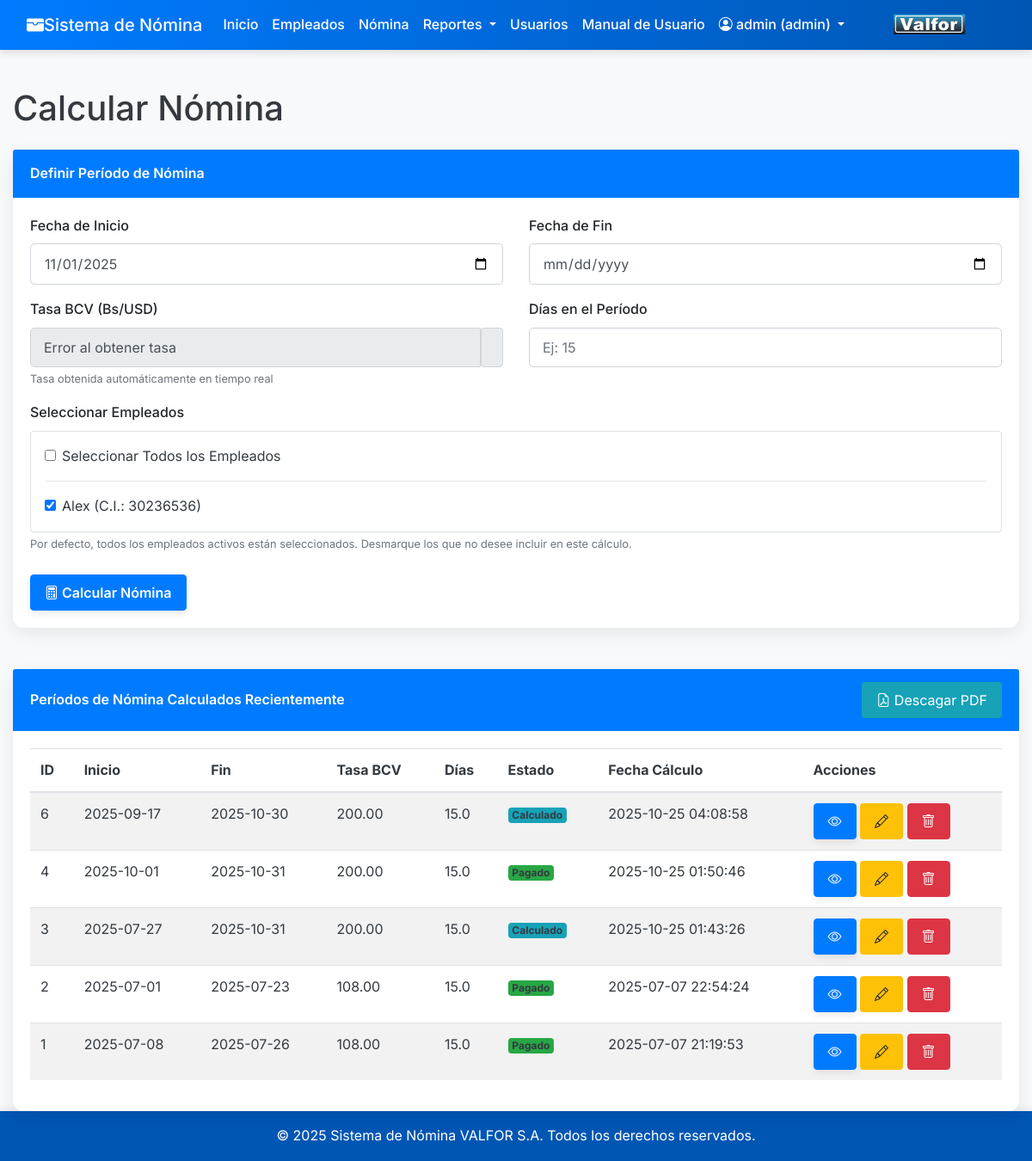
The app's page /public/payroll_calc.php (signed in), older data.
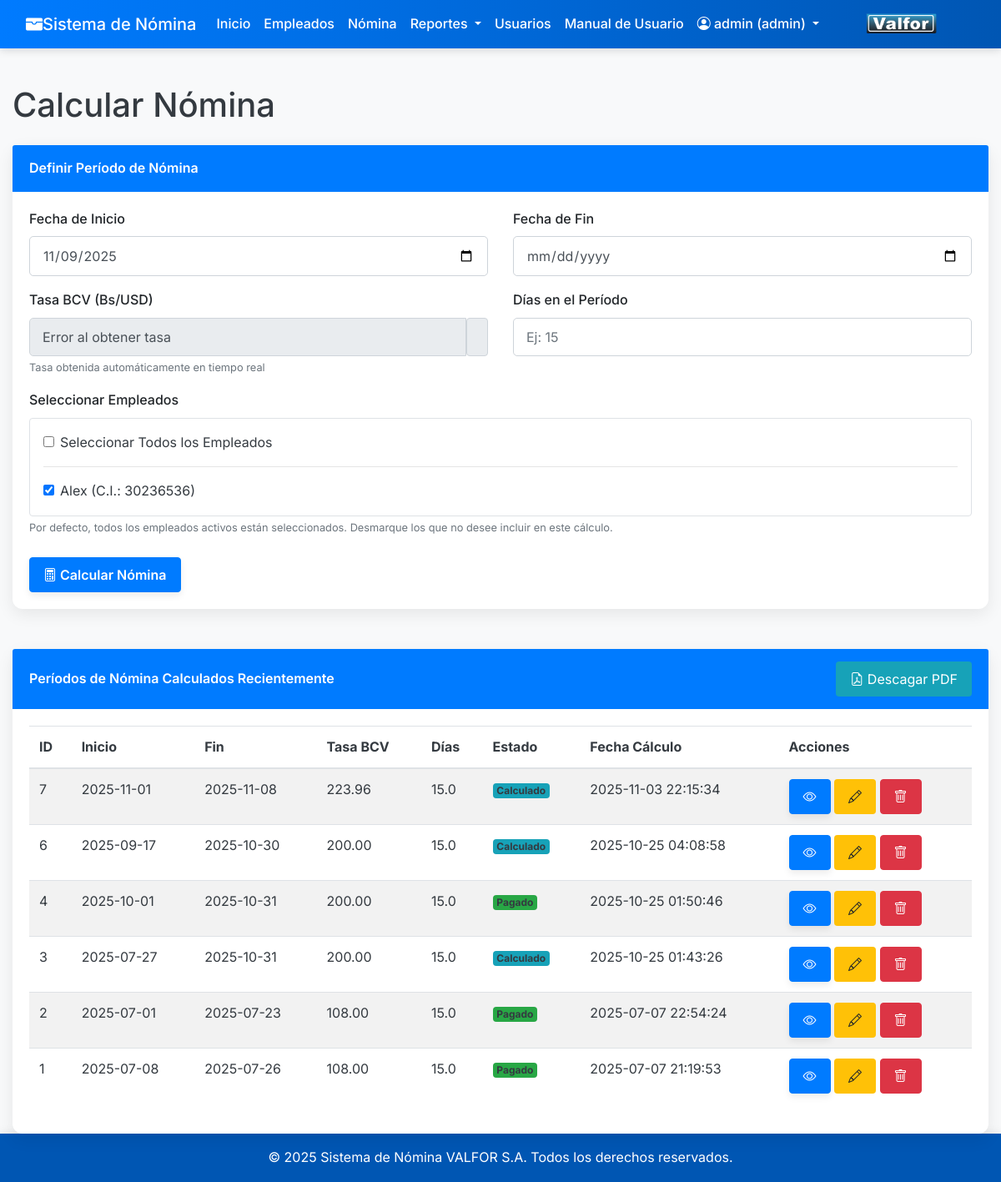
The same page, newer data.
### tables this page shows
CREATE TABLE `employees` (
  `id` int(11) NOT NULL,
  `cedula` varchar(20) NOT NULL,
  `full_name` varchar(255) NOT NULL,
  `fecha_ingreso` date NOT NULL,
  `cargo` varchar(100) NOT NULL,
  `salario_base_mensual_usd` decimal(10,2) NOT NULL,
  `is_active` tinyint(1) NOT NULL DEFAULT 1,
  `created_at` timestamp NOT NULL DEFAULT current_timestamp(),
  `updated_at` timestamp NOT NULL DEFAULT current_timestamp() ON UPDATE current_timestamp(),
  `photo_path` varchar(255) DEFAULT NULL
);

CREATE TABLE `payroll_periods` (
  `id` int(11) NOT NULL,
  `start_date` date NOT NULL,
  `end_date` date NOT NULL,
  `bcv_rate` decimal(10,4) NOT NULL,
  `days_in_period` decimal(4,1) NOT NULL,
  `status` enum('pendiente','calculado','pagado','cerrado') NOT NULL DEFAULT 'pendiente',
  `created_at` timestamp NOT NULL DEFAULT current_timestamp(),
  `updated_at` timestamp NOT NULL DEFAULT current_timestamp() ON UPDATE current_timestamp()
);

### includes/auth.php (called while the page is built, shortened)
<?php
function getBaseUrl() {
    $protocol = isset($_SERVER['HTTPS']) && $_SERVER['HTTPS'] === 'on' ? 'https://' : 'http://';
    $host = $_SERVER['HTTP_HOST'];
    $scriptName = $_SERVER['SCRIPT_NAME'];
    $basePath = '/payroll_system/public/';
    return $protocol . $host . $basePath;
}

### public/payroll_calc.php (the view, shortened to what the changed rows need)
<?php
require_once __DIR__ . '/../includes/auth.php';
$pdo = getDbConnection();
$last_period_end_date = '';
try {
$stmt = $pdo->query("SELECT MAX(end_date) AS last_end_date FROM payroll_periods WHERE status IN ('calculated', 'pagado', 'calculado', 'paid')");
    $result = $stmt->fetch();
    if ($result && $result['last_end_date']) {
        $last_period_end_date = date('Y-m-d', strtotime($result['last_end_date'] . ' +1 day'));
    }
} catch (PDOException $e) {
}
?>
<!DOCTYPE html>
<html lang="es">
<head>
    <link href="./assets/css/bootstrap.min.css" rel="stylesheet">
    <link rel="stylesheet" href="https://cdn.jsdelivr.net/npm/bootstrap-icons@1.11.3/font/bootstrap-icons.min.css">
    <link href="./assets/css/payroll_calc.css" rel="stylesheet">
</head>
<body>
    <?php include __DIR__ . '/../includes/header.php';  ?>
    <div class="container mt-4">
        <h1 class="mb-4">Calcular Nómina</h1>
        <div class="card mb-4">
            <div class="card-body">
                <form method="POST" action="">
                    <div class="row mb-3">
                        <div class="col-md-6">
                            <label for="start_date" class="form-label">Fecha de Inicio</label>
                            <input type="date" class="form-control" id="start_date" name="start_date" value="<?php echo htmlspecialchars($last_period_end_date); ?>" required>
                        </div>
                    </div>
                    <div class="row mb-3">
                        <div class="col-md-12">
                            <div class="border rounded p-3" style="max-height: 200px; overflow-y: auto;">
                                <?php
                                $employees = [];
                                try {
                                    $stmt = $pdo->query("SELECT id, cedula, full_name FROM employees WHERE is_active = 1 ORDER BY full_name ASC");
                                    $employees = $stmt->fetchAll();
                                } catch (PDOException $e) {
                                }
                                if (empty($employees)): ?>
                                    <div class="alert alert-warning" role="alert">
                                        No hay empleados activos registrados. <a href="<?php echo getBaseUrl(); ?>employees_form.php" target="_blank">Registrar empleados</a> primero.
                                    </div>
                                <?php else: ?>
                                    <?php foreach ($employees as $employee): ?>
                                        <div class="form-check">
                                            <input class="form-check-input employee-checkbox" type="checkbox" id="employee_<?php echo $employee['id']; ?>" name="selected_employees[]" value="<?php echo $employee['id']; ?>" checked>
                                            <label class="form-check-label" for="employee_<?php echo htmlspecialchars($employee['id']); ?>">
                                                <?php echo htmlspecialchars($employee['full_name']); ?> (C.I.: <?php echo htmlspecialchars($employee['cedula']); ?>)
                                            </label>
                                        </div>
                                    <?php endforeach; ?>
                                <?php endif; ?>
                            </div>
                        </div>
                    </div>
                </form>
            </div>
        </div>
        <div class="card mt-5">
            <div class="card-body">
                <?php
                $payroll_periods = [];
                try {
                    $stmt = $pdo->query("SELECT id, start_date, end_date, bcv_rate, days_in_period, status, created_at FROM payroll_periods ORDER BY created_at DESC LIMIT 10");
                    $payroll_periods = $stmt->fetchAll();
                } catch (PDOException $e) {
                    echo '<div class="alert alert-danger" role="alert">Error al cargar los períodos de nómina: ' . htmlspecialchars($e->getMessage()) . '</div>';
                }
                if (empty($payroll_periods)): ?>
                    <div class="alert alert-info" role="alert">
                        No se han calculado períodos de nómina aún.
                    </div>
                <?php else: ?>
                    <div class="table-responsive">
                        <table class="table table-hover table-striped">
                            <thead>
                                <tr>
                                    <th>ID</th>
                                    <th>Inicio</th>
                                    <th>Fin</th>
                                    <th>Tasa BCV</th>
                                    <th>Días</th>
                                    <th>Estado</th>
                                    <th>Fecha Cálculo</th>
                                    <th>Acciones</th>
                                </tr>
                            </thead>
                            <tbody>
                                <?php foreach ($payroll_periods as $period): ?>
                                    <tr>
                                        <td><?php echo htmlspecialchars($period['id']); ?></td>
                                        <td><?php echo htmlspecialchars($period['start_date']); ?></td>
                                        <td><?php echo htmlspecialchars($period['end_date']); ?></td>
                                        <td><?php echo number_format($period['bcv_rate'], 2); ?></td>
                                        <td><?php echo htmlspecialchars($period['days_in_period']); ?></td>
                                        <td>
                                            <?php
                                            $badge_class = 'bg-secondary';
                                            $display_status = '';
                                            $status_from_db = $period['status'];
                                            if (empty($status_from_db)) {
                                                $display_status = 'Pendiente';
                                                $badge_class = 'bg-warning text-dark';
                                            } else {
                                                switch ($status_from_db) {
                                                    case 'calculated':
                                                    case 'calculado':
                                                        $badge_class = 'bg-info';
                                                        $display_status = 'Calculado';
                                                        break;
                                                    case 'paid':
                                                    case 'pagado':
                                                        $badge_class = 'bg-success';
                                                        $display_status = 'Pagado';
                                                        break;
                                                }
                                            }
                                            ?>
                                            <span class="badge <?php echo $badge_class; ?>"><?php echo htmlspecialchars($display_status); ?></span>
                                        </td>
                                        <td><?php echo htmlspecialchars($period['created_at']); ?></td>
                                        <td>
                                            <a href="<?php echo getBaseUrl(); ?>payroll_details.php?period_id=<?php echo $period['id']; ?>" class="btn btn-sm btn-primary me-1" title="Ver Detalles">
                                                <i class="bi bi-eye"></i>
                                            </a>
                                            <button type="button" class="btn btn-sm btn-warning me-1" title="Editar Nómina" onclick="openEditModal(<?php echo $period['id']; ?>, '<?php echo htmlspecialchars($period['start_date']); ?>', '<?php echo htmlspecialchars($period['end_date']); ?>', '<?php echo htmlspecialchars($period['bcv_rate']); ?>', '<?php echo htmlspecialchars($period['days_in_period']); ?>', '<?php echo htmlspecialchars($period['status']); ?>')">
                                                <i class="bi bi-pencil"></i>
                                            </button>
                                            <button type="button" class="btn btn-sm btn-danger" title="Eliminar Nómina" onclick="openDeleteModal(<?php echo $period['id']; ?>, '<?php echo htmlspecialchars($period['start_date']); ?>', '<?php echo htmlspecialchars($period['end_date']); ?>', '<?php echo htmlspecialchars($display_status); ?>')">
                                                <i class="bi bi-trash"></i>
                                            </button>
                                        </td>
                                    </tr>
                                <?php endforeach; ?>
                            </tbody>
                        </table>
                    </div>
                <?php endif; ?>
            </div>
        </div>
    </div>
    <?php include __DIR__ . '/../includes/footer.php';  ?>
</body>
</html>

Row changes from the older to the newer data that the page shows:
added payroll_periods: id "7", start_date "2025-11-01", end_date "2025-11-08", bcv_rate "223.96", days_in_period "15.0", status "Calculado", created_at "2025-11-03 22:15:34"
Text that changed along with them:
form field start_date: "11/01/2025" → "11/09/2025"
